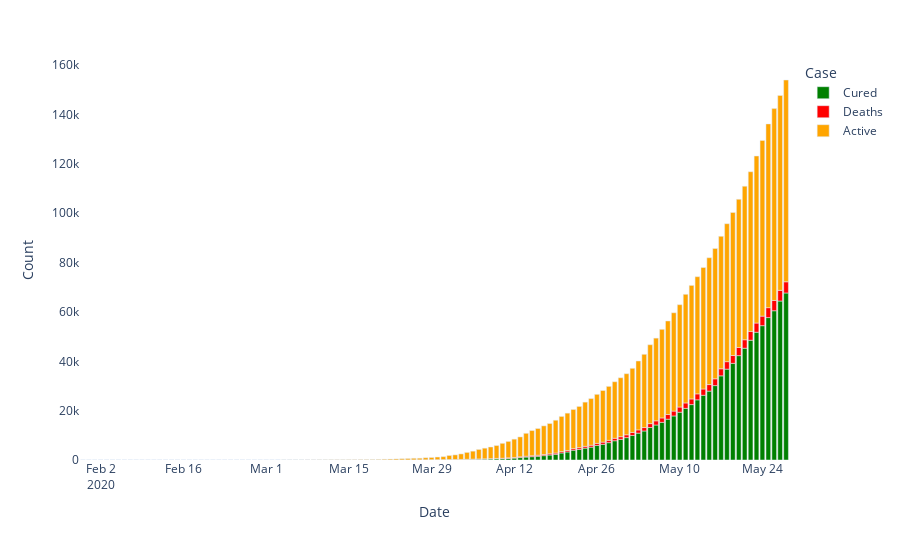

Notebook code for this chart:
### Code cell
# stacked bar chart

# color pallette
dth = 'red'
rec = 'green'
act = 'orange'

datewise1 = datewise.reset_index()

# subset columns
temp = datewise1[['Date','Active Cases', 'Deaths', 'Cured']]

# rename columns
temp.columns = ['Date','Active', 'Deaths', 'Cured']

# melt data
temp = temp.melt(id_vars="Date", value_vars=['Cured', 'Deaths', 'Active'],
                 var_name='Case', value_name='Count')
temp.head()

# plot
fig_2 = px.bar(temp, x='Date', y="Count", color='Case', height=540, color_discrete_sequence = [rec, dth, act])
fig_2.update_layout(plot_bgcolor='rgba(0,0,0,0)')
fig_2.show()
